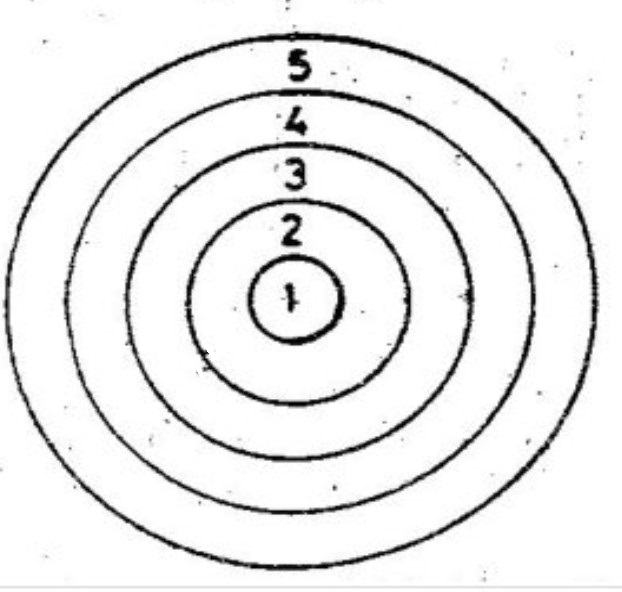
#> input picture ImageProcessing/Missions/poligonScorring/imagePoligon/src/1.png, 622 x 592 px, found by its file name
$ python poligon.py
#> lines starting #> are read from the running program, lines starting #| are printed output that depends on the picture; after the words box and inside, x2 and y2 are one past the last pixel; in counts of white or black regions, pixels touching at a corner belong together
import cv2 #gerekli kütüphaneleri tanımlarız
import math
import numpy as np

def findcenter(cnt): #parametre olarak vereceğimiz konturların center(merkez) koordinatlarını dönderirir
    M = cv2.moments(cnt)  #konturun momentini buluruz
    cx = int(round(M['m10']/M['m00']))
    cy = int(round(M['m01']/M['m00']))
    center = (cx, cy)
    return center

image1 = cv2.imread('D:/ImageProcessing/Missions/poligonScorring/src/1.png') #atış yapılmamış resmimizi içe aktarırırz
#> image1 is the input picture: shape (592, 622, 3); min 0, max 255, mean 235.7
foto = cv2.imread('D:/ImageProcessing/Missions/poligonScorring/src/6.png') #atış yapılmış resmimizi içe aktarırırz
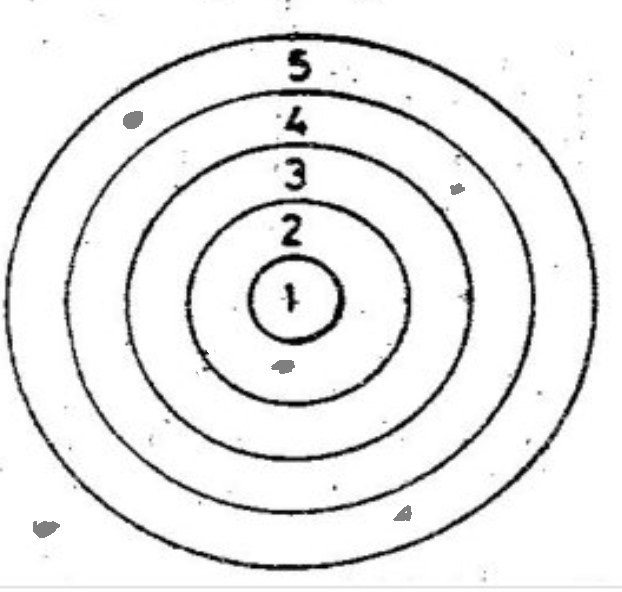
#> input picture ImageProcessing/Missions/poligonScorring/imagePoligon/src/6.png, 622 x 592 px, found by its file name
#> foto is the input picture: shape (592, 622, 3); min 0, max 255, mean 235.3

foto_hsv = cv2.cvtColor(foto,cv2.COLOR_BGR2HSV) #atış yapılmış olan resmimizi bgr formatından hsv formatına çeviririz
#> foto_hsv: shape (592, 622, 3); mean H, S, V 0, 0, 235.3
h,s,v = cv2.split(foto_hsv)
#> h: shape (592, 622); every value is 0
v_mask = cv2.inRange(v, 0, 160) #resmimize mask uygularız
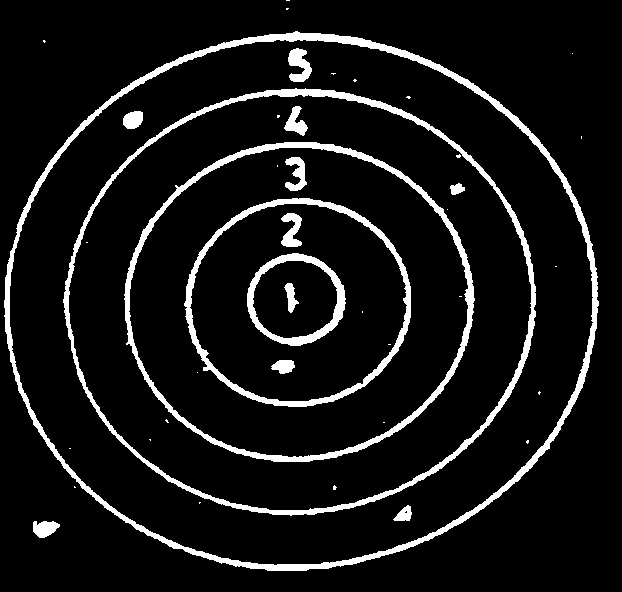
#> v_mask: shape (592, 622); 8.7% white; 42 white regions (27 under 20 px)
contours, _ = cv2.findContours(v_mask, cv2.RETR_TREE, cv2.CHAIN_APPROX_SIMPLE) #mask uygulanmış resmin konturlarını buluruz
#> contours = 48 contours, 28 with area under 20; largest, box (x1, y1, x2, y2) and area: (4, 31, 599, 571) 249106, (9, 39, 594, 566) 240648, (63, 88, 536, 516) 156227, (68, 94, 532, 511) 150422, (124, 142, 475, 462) 87058

biggest_cntr = None #en büyük konturu bulmak için biggest_cntr isimli bir değişken oluştururuz
biggest_area = 0 #en büyük konturun alanını bulmak için biggest_area isimli bir değişken oluştururuz
shoted = foto.copy() #atış yapılmış resmimizi kopyalarız
for contour in contours: #bulduğumuz konturların içinde geziniriz
    area = cv2.contourArea(contour) #konturun alanını area değişkenine eşitleriz
    if area > biggest_area: #eğer area en büyük alandan büyükse
        biggest_area = area #area değişkenindeki alanı en büyük alana eşitleriz
        biggest_cntr = contour #contur değişkenindeki konturu en büyük kontura eşitleriz
#> this loop made 48 passes
#> (area, biggest_area) on passes 1, 6: (293.5, 293.5), (249106, 249106)
#> area on passes 7, 8, 15, 17, 18, 24: 240648, 163, 261, 156227, 150422.5, 101.5
#> after the loop, biggest_area = 249106; biggest_cntr = contour of 855 points, box (x1, y1, x2, y2) (4, 31, 599, 571), area 249106
cv2.drawContours(shoted, [biggest_cntr], -1, (0, 255, 0), 3) #bulduğumuz en büyük konturu yani hedef tahtasını çevreleyen çemberi çizdirdik
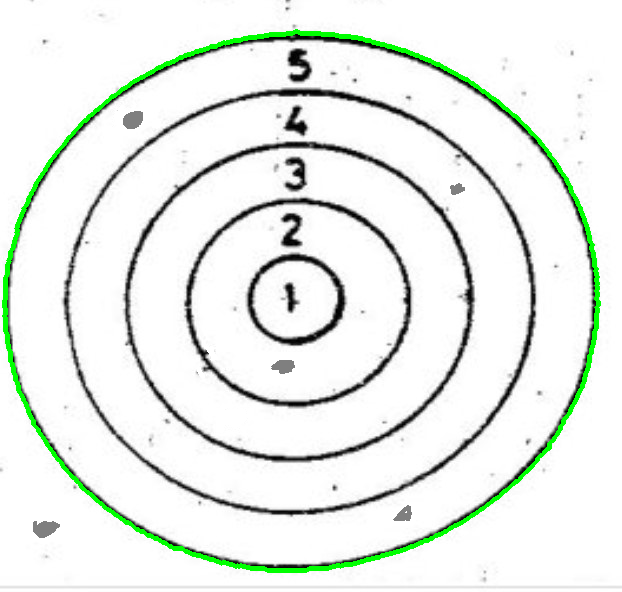
#> shoted: shape (592, 622, 3); 2.2% of pixels changed, all inside (x1, y1, x2, y2) = (2, 29, 601, 573)
big_radius = math.sqrt(biggest_area / math.pi) #en büyük konturun yarıçapını bulduk
#> big_radius = 281.6

center = findcenter(biggest_cntr) #en büyük konturun merkez koordinatlarını dönderdik
#> in findcenter, `M = cv2.moments(cnt)`: M = moments, m00 249106, centre m10/m00, m01/m00 = (299.8, 301.5)
#> in findcenter, `cx = int(round(M['m10']/M['m00']))`: cx = 300
#> in findcenter, `cy = int(round(M['m01']/M['m00']))`: cy = 301
#> in findcenter, `center = (cx, cy)`: center = (300, 301)
#> center = (300, 301)

shoted = cv2.circle(shoted, center, 4, (0,0,255), -1) #merkez noktasına kırmızı bir içi dolu çember çizdik
#> shoted: shape (592, 622, 3); 0.01% of pixels changed, all inside (x1, y1, x2, y2) = (296, 297, 305, 306)

diff_image = cv2.absdiff(image1, foto) #atışları tespit edebilmek için atış yapılmamış hedef tahtasıyla arasındaki farkları buluyoruz
diff_image = cv2.medianBlur(diff_image, 7) #konturları daha düzgün bulabilmesi için medianBlur işlemi uyguluyoruz
diff_image =cv2.cvtColor(diff_image,cv2.COLOR_BGR2GRAY) #atışların bulunduğu resmin konturlarını bulabilmek için gri formatına çeviriyoruz
#> diff_image: shape (592, 622)
ret,thresh =  cv2.threshold(diff_image,127,255,cv2.THRESH_BINARY) #threshold uyguluyoruz
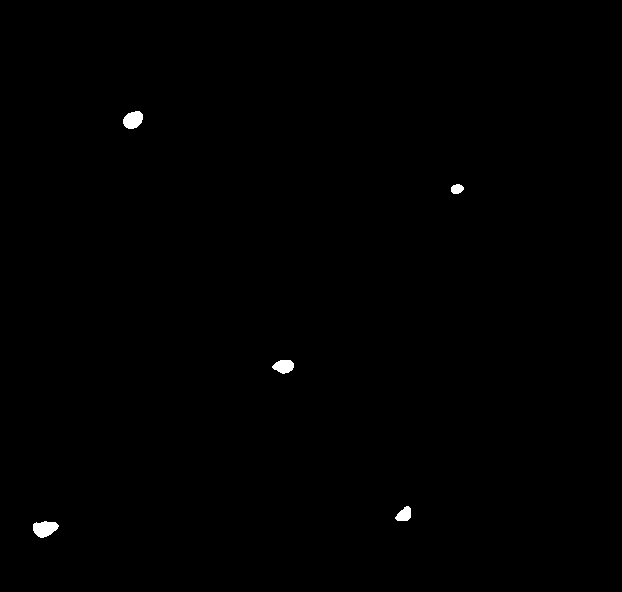
#> thresh: shape (592, 622); 0.29% white; 5 white regions
contours, _ = cv2.findContours(thresh, cv2.RETR_TREE, cv2.CHAIN_APPROX_SIMPLE) #atışların konturlarını bulduk
#> contours = 5 contours; box (x1, y1, x2, y2) and area: (33, 521, 59, 538) 282, (123, 111, 143, 129) 248, (272, 360, 294, 374) 199, (395, 506, 411, 521) 146, (451, 184, 464, 194) 85

holes = [] #atışların merkezlerini saklamak için liste oluşturduk

for contour in contours: #atışların konturları arasında gezdik
    c = findcenter(contour) #her bir atışın merkez koordinatlarını dönderdik
    holes.append(c) #holes listesine merkezleri ekliyoruz
    shoted = cv2.circle(shoted, c, 2, (0,0,240), -1) #merkez noktasına içi dolu kırmızı bir çember çizeriz
#> this loop made 5 passes
#> (cx in findcenter, cy in findcenter) on passes 1 to 5: (44, 528), (404, 514), (283, 366), (457, 189), (133, 120)
#> shoted: shape (592, 622, 3); mean B, G, R 232.4, 238, 232.4
#> after the loop, holes = [(44, 528), (404, 514), (283, 366), (457, 189), (133, 120)]


slices = big_radius / 5  # hedef tahtamız 5 adet iç içe çemberden oluşmaktadır bu yüzden 5'e böldük
#> slices = 56.32

scores = [] #skorumuzu ekrana yazdırmak için scores adlı liste oluştururuz
for hole in holes: #atışların merkezleri içinde geziniriz
    #atışların merkezleriyle hedef tahtasının merkezlerini bir takım matematiksel işlemden geçirip merkeze olan uzaklığını buluruz
    dx = hole[0] - center[0]
    dy = hole[1] - center[1]
    dist = math.sqrt(dx*dx + dy*dy) #atışların merkeze olan uzaklığınu bulduk

    #print('Hedef tahtasının yarıçapı :',big_radius)

    if dist < 0: #eğer ki mesafe sıfırdan küçükse tam ortaya atış yapılmış demektir listeye 5 olarak ekler ekrana 100 puan olarak yazdırırız
        scores.append(5)
    elif dist > 281: #eğer ki atış,hedef tahtasının dışına çıktıysa 0 puan olarak ekleriz
        scores.append(0)
    else: #eğer ki mesafe 0 dan büyükse mesafeyi her bir çember aralığını bölüp 5 ten çıkarırız
        scores.append(5 - int(dist / slices))
#> this loop made 5 passes
#> (hole, dx, dy, dist) on passes 1 to 5: ((44, 528), -256, 227, 342.1), ((404, 514), 104, 213, 237), ((283, 366), -17, 65, 67.19), ((457, 189), 157, -112, 192.9), ((133, 120), -167, -181, 246.3)
#> after the loop, scores = [0, 1, 4, 2, 1]

font = cv2.FONT_HERSHEY_SIMPLEX #yazı tipimizi belirleriz
for a in range(len(holes)): #atış adeti kadar dönecek bir döngü oluştururuz
    holescenter = (holes[a][0], holes[a][1]) #puanı yazdırmak için atışların merkezlerini holescenter listesinden alırız
    shoted = cv2.putText(shoted, str(scores[a]*20), holescenter, font, 0.95, (0,0,220), 2, cv2.LINE_AA) #aldığımız scorları 20 ile çarpıp ekrana yazdırırız
#> this loop made 5 passes
#> pass 1, `shoted = cv2.putText(shoted, str(scores[a]*20), holescenter, font, 0.9..`:
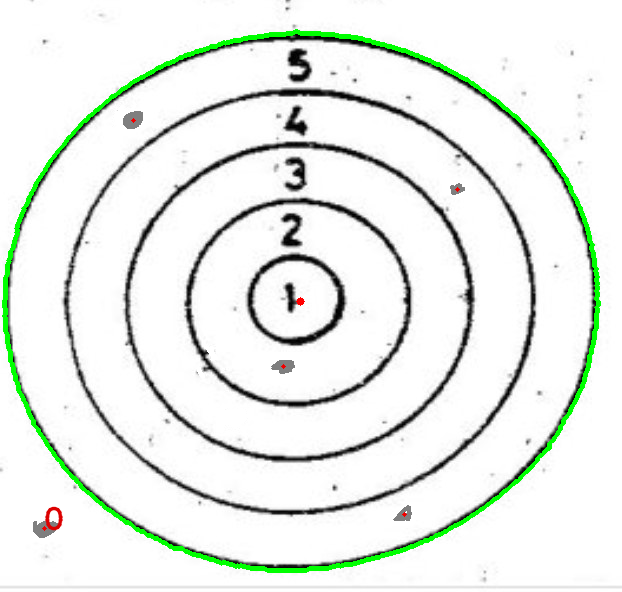
#> shoted: shape (592, 622, 3); mean B, G, R 232.3, 237.9, 232.4
#> pass 3, `shoted = cv2.putText(shoted, str(scores[a]*20), holescenter, font, 0.9..`:
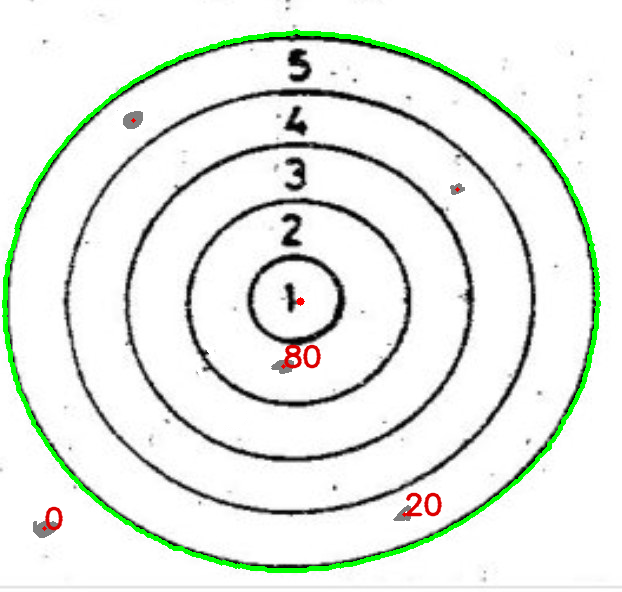
#> shoted: shape (592, 622, 3); mean B, G, R 231.7, 237.3, 232.4
#> after the loop:
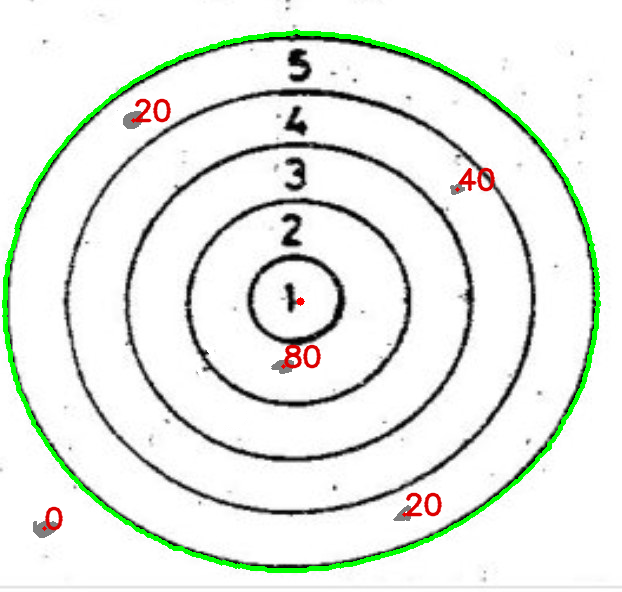
#> shoted: shape (592, 622, 3); 0.29% of pixels changed, all inside (x1, y1, x2, y2) = (134, 98, 496, 192)

cv2.imshow('shoted',shoted) #hedef görüntümüzü imshowluyoruz
cv2.waitKey(0)
cv2.destroyAllWindows()
